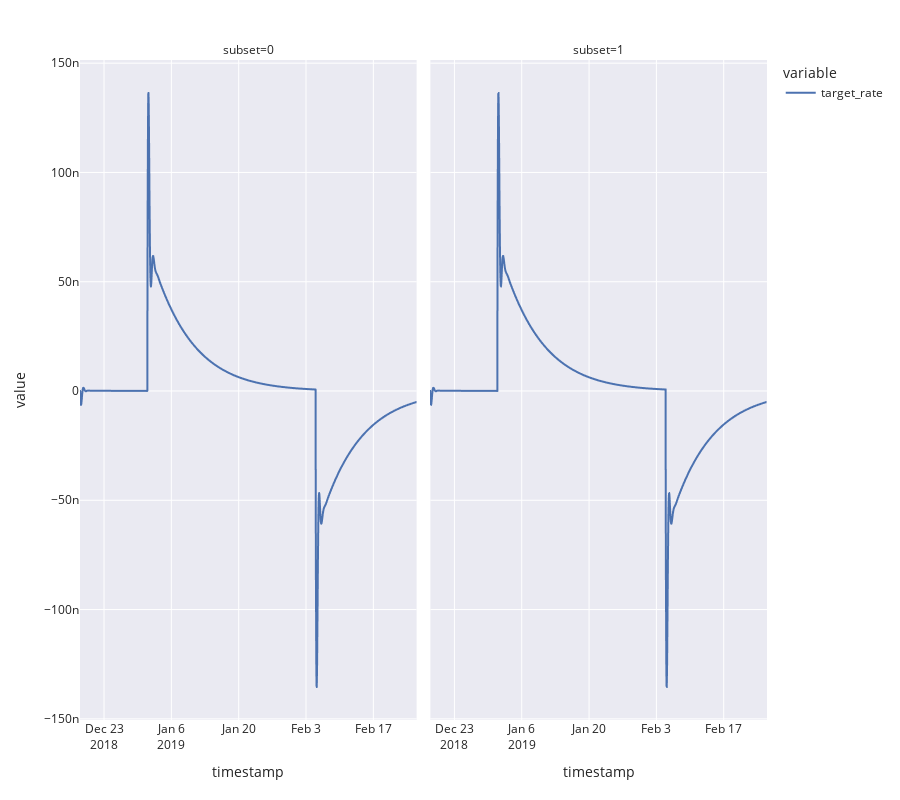

This figure's notebook cell:
### Code cell
fig = px.line(
    df,
    x='timestamp',
    y=['target_rate'],
    facet_col_wrap=3,
    facet_col='subset',
    template='seaborn',
    height=800
)

fig.show()

### Figure 1 — Plotly figure (JSON) as saved in the notebook; plotly's stock layout.template omitted (floating-point values rounded to 4 significant figures; data arrays with more than 128 entries replaced by an {"elided": "..."} marker saying what was removed)
{"data": [{"hovertemplate": "variable=target_rate<br>subset=0<br>timestamp=%{x}<br>value=%{y}<extra></extra>", "legendgroup": "target_rate", "line": {"color": "rgb(76,114,176)", "dash": "solid"}, "mode": "lines", "name": "target_rate", "showlegend": true, "type": "scattergl", "x": {"elided": "1681 str values"}, "xaxis": "x", "y": {"elided": "1681 float values"}, "yaxis": "y"}, {"hovertemplate": "variable=target_rate<br>subset=1<br>timestamp=%{x}<br>value=%{y}<extra></extra>", "legendgroup": "target_rate", "line": {"color": "rgb(76,114,176)", "dash": "solid"}, "mode": "lines", "name": "target_rate", "showlegend": false, "type": "scattergl", "x": {"elided": "1681 str values"}, "xaxis": "x2", "y": {"elided": "1681 float values"}, "yaxis": "y2"}], "layout": {"annotations": [{"font": {}, "showarrow": false, "text": "subset=0", "x": 0.245, "xanchor": "center", "xref": "paper", "y": 1, "yanchor": "bottom", "yref": "paper"}, {"font": {}, "showarrow": false, "text": "subset=1", "x": 0.755, "xanchor": "center", "xref": "paper", "y": 1, "yanchor": "bottom", "yref": "paper"}], "height": 800, "legend": {"title": {"text": "variable"}, "tracegroupgap": 0}, "margin": {"t": 60}, "xaxis": {"anchor": "y", "domain": [0, 0.49], "title": {"text": "timestamp"}}, "xaxis2": {"anchor": "y2", "domain": [0.51, 1], "matches": "x", "title": {"text": "timestamp"}}, "yaxis": {"anchor": "x", "domain": [0, 1], "title": {"text": "value"}}, "yaxis2": {"anchor": "x2", "domain": [0, 1], "matches": "y", "showticklabels": false}}}
